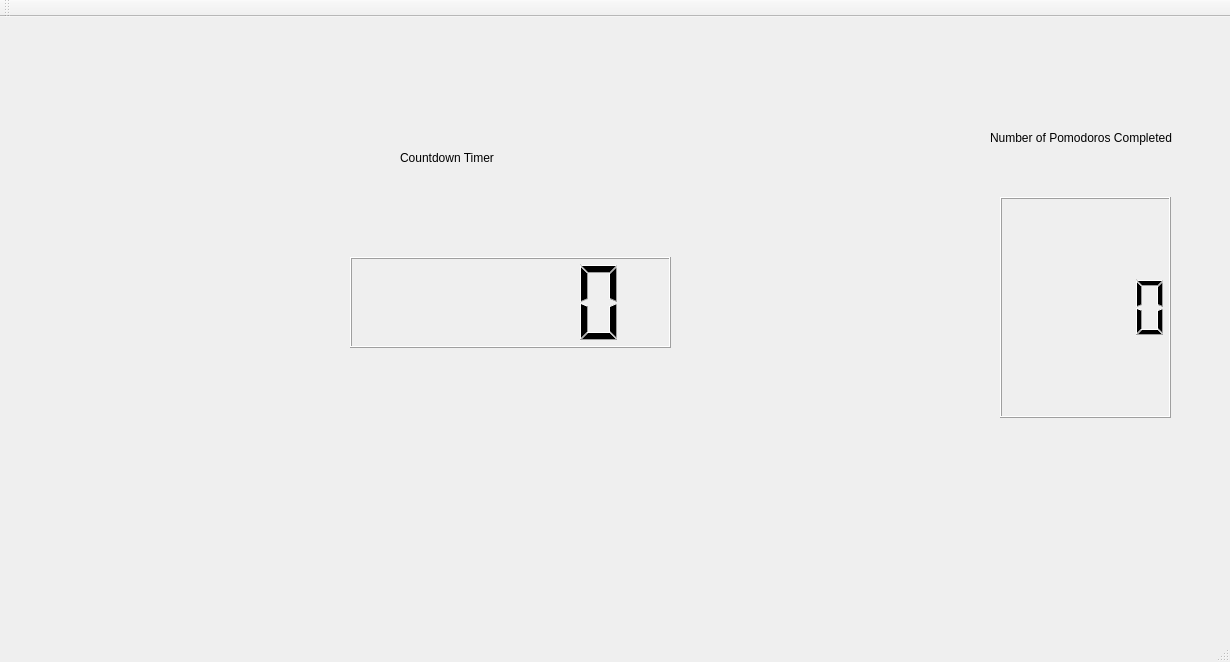
<?xml version="1.0" encoding="UTF-8"?>
<ui version="4.0">
 <class>MainWindow</class>
 <widget class="QMainWindow" name="MainWindow">
  <property name="geometry">
   <rect>
    <x>0</x>
    <y>0</y>
    <width>1230</width>
    <height>662</height>
   </rect>
  </property>
  <property name="windowTitle">
   <string>MainWindow</string>
  </property>
  <widget class="QWidget" name="centralWidget">
   <widget class="QLCDNumber" name="lcdNumber_num_pomodoros">
    <property name="geometry">
     <rect>
      <x>1000</x>
      <y>180</y>
      <width>171</width>
      <height>221</height>
     </rect>
    </property>
   </widget>
   <widget class="QLabel" name="label_num_pomodoros">
    <property name="geometry">
     <rect>
      <x>990</x>
      <y>70</y>
      <width>201</width>
      <height>101</height>
     </rect>
    </property>
    <property name="text">
     <string>Number of Pomodoros Completed</string>
    </property>
   </widget>
   <widget class="QLabel" name="label_countdown">
    <property name="geometry">
     <rect>
      <x>400</x>
      <y>90</y>
      <width>311</width>
      <height>101</height>
     </rect>
    </property>
    <property name="text">
     <string>Countdown Timer</string>
    </property>
   </widget>
   <widget class="QLCDNumber" name="lcdNumber_countdown_timer">
    <property name="geometry">
     <rect>
      <x>350</x>
      <y>240</y>
      <width>321</width>
      <height>91</height>
     </rect>
    </property>
   </widget>
  </widget>
  <widget class="QMenuBar" name="menuBar">
   <property name="geometry">
    <rect>
     <x>0</x>
     <y>0</y>
     <width>1230</width>
     <height>21</height>
    </rect>
   </property>
  </widget>
  <widget class="QToolBar" name="mainToolBar">
   <attribute name="toolBarArea">
    <enum>TopToolBarArea</enum>
   </attribute>
   <attribute name="toolBarBreak">
    <bool>false</bool>
   </attribute>
  </widget>
  <widget class="QStatusBar" name="statusBar"/>
 </widget>
 <layoutdefault spacing="6" margin="11"/>
 <resources/>
 <connections/>
</ui>
